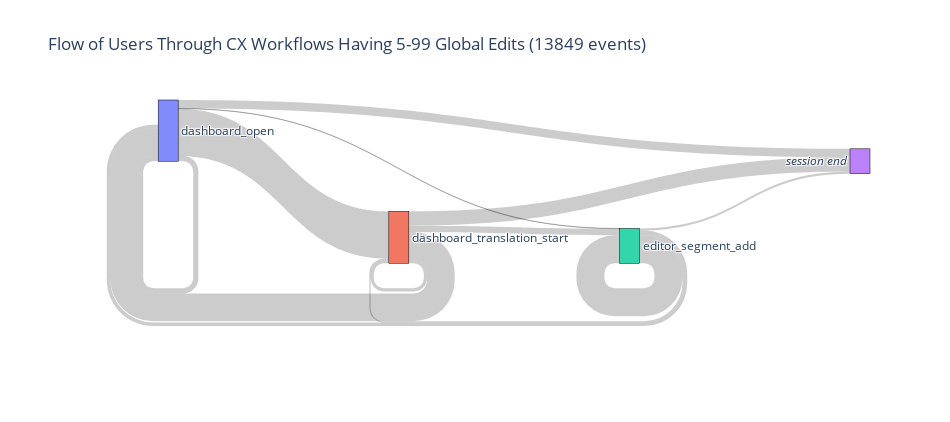

Source (notebook cell):
### Markdown cell above
::: {.callout-note collapse=true}

## Summary: Users with 1-4 Global Edits

Among the users who opened the dashboard:

* in 82% of the cases, they proceeded to translation start screen.
* in 12% of the cases, they ended the session.
* in 5%  of the cases, they refereshed the dashboard or came back to it later before the session expired.

Among the users who reach the translation start screen:

* in 8% of the cases, they transitioned to the editor and made an edit.
* in 60% of the cases, they went back to the main dashboard.
* in 27% of the cases, they ended the session.

Among users who made at least one edit:

* in 75% of the cases, they continued to make additional edits.
* in 9% of the cases, they went back to the main dashboard.
* in 8% of the cases, they ended the session.

:::

### Code cell
#| column: page-inset-right

n_events = events.query("""(user_global_edit_count_bucket == '5-99 edits') & (event_type == @main_events)""").shape[0]
iplot(plot_funnel(events.query("""user_global_edit_count_bucket == '5-99 edits'"""), 
                      chart_title=f'Flow of Users Through CX Workflows Having 5-99 Global Edits ({n_events} events)'), 
          config=iplot_config)

### Figure 1 — Plotly figure (JSON) as saved in the notebook; plotly's stock layout.template omitted (floating-point values rounded to 4 significant figures)
{"data": [{"domain": {"x": [0, 1], "y": [0, 1]}, "link": {"customdata": [8.431, 77.45, 0.4189, 13.7, 53.53, 6.009, 12.72, 27.74, 9.966, 3.956, 80.25, 5.826], "hovertemplate": "Events: %{value}<br />Percentage: %{customdata:.2f}%<extra></extra>", "source": [0, 0, 0, 0, 1, 1, 1, 1, 2, 2, 2, 2], "target": [0, 1, 2, 3, 0, 1, 2, 3, 0, 1, 2, 3], "value": [483, 4437, 24, 785, 2601, 292, 618, 1348, 325, 129, 2617, 190]}, "node": {"label": ["dashboard_open", "dashboard_translation_start", "editor_segment_add", "<i>session end</i>"], "line": {"color": "black", "width": 0.5}, "pad": 15, "thickness": 20}, "type": "sankey"}], "layout": {"font": {"size": 12}, "height": 422.2, "title": {"text": "Flow of Users Through CX Workflows Having 5-99 Global Edits (13849 events)"}, "width": 950}}
